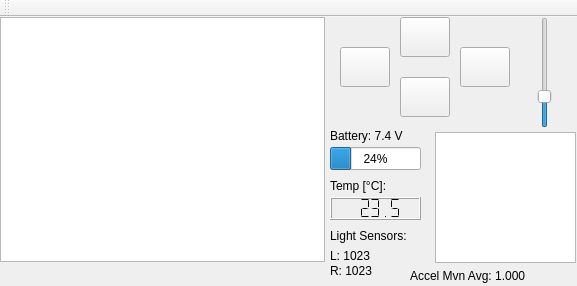
<?xml version="1.0" encoding="UTF-8"?>
<ui version="4.0">
 <class>MainWindow</class>
 <widget class="QMainWindow" name="MainWindow">
  <property name="geometry">
   <rect>
    <x>0</x>
    <y>0</y>
    <width>577</width>
    <height>286</height>
   </rect>
  </property>
  <property name="windowTitle">
   <string>MINI ROBOT GUI by Marcosoft</string>
  </property>
  <property name="styleSheet">
   <string notr="true">QGroupBox {
    border: 1px solid gray;
    border-radius: 9px;
    margin-top: 0.5em;
}

QGroupBox::title {
    subcontrol-origin: margin;
    left: 10px;
    padding: 0 3px 0 3px;
}

QRadioButton{
	spacing: 1px;
}
QRadioButton::indicator{
	width: 16px;
	height: 16px;
}</string>
  </property>
  <widget class="QWidget" name="centralWidget">
   <widget class="QGraphicsView" name="graphicsViewRobot">
    <property name="geometry">
     <rect>
      <x>0</x>
      <y>0</y>
      <width>325</width>
      <height>245</height>
     </rect>
    </property>
   </widget>
   <widget class="QPushButton" name="btnFwd">
    <property name="geometry">
     <rect>
      <x>400</x>
      <y>0</y>
      <width>50</width>
      <height>40</height>
     </rect>
    </property>
    <property name="text">
     <string/>
    </property>
    <property name="iconSize">
     <size>
      <width>32</width>
      <height>32</height>
     </size>
    </property>
   </widget>
   <widget class="QPushButton" name="btnRight">
    <property name="geometry">
     <rect>
      <x>460</x>
      <y>30</y>
      <width>50</width>
      <height>40</height>
     </rect>
    </property>
    <property name="text">
     <string/>
    </property>
    <property name="iconSize">
     <size>
      <width>32</width>
      <height>32</height>
     </size>
    </property>
   </widget>
   <widget class="QPushButton" name="btnLeft">
    <property name="geometry">
     <rect>
      <x>340</x>
      <y>30</y>
      <width>50</width>
      <height>40</height>
     </rect>
    </property>
    <property name="text">
     <string/>
    </property>
    <property name="iconSize">
     <size>
      <width>32</width>
      <height>32</height>
     </size>
    </property>
   </widget>
   <widget class="QPushButton" name="btnBwd">
    <property name="geometry">
     <rect>
      <x>400</x>
      <y>60</y>
      <width>50</width>
      <height>40</height>
     </rect>
    </property>
    <property name="text">
     <string/>
    </property>
    <property name="iconSize">
     <size>
      <width>32</width>
      <height>32</height>
     </size>
    </property>
   </widget>
   <widget class="QSlider" name="vsSpeed">
    <property name="geometry">
     <rect>
      <x>530</x>
      <y>0</y>
      <width>29</width>
      <height>111</height>
     </rect>
    </property>
    <property name="maximum">
     <number>100</number>
    </property>
    <property name="value">
     <number>25</number>
    </property>
    <property name="orientation">
     <enum>Qt::Vertical</enum>
    </property>
   </widget>
   <widget class="QLabel" name="lblBatt">
    <property name="geometry">
     <rect>
      <x>330</x>
      <y>110</y>
      <width>101</width>
      <height>17</height>
     </rect>
    </property>
    <property name="text">
     <string>Battery: 7.4 V</string>
    </property>
   </widget>
   <widget class="QLabel" name="lblTemp">
    <property name="geometry">
     <rect>
      <x>330</x>
      <y>160</y>
      <width>101</width>
      <height>17</height>
     </rect>
    </property>
    <property name="text">
     <string>Temp [°C]:</string>
    </property>
   </widget>
   <widget class="QLCDNumber" name="lcdTemp">
    <property name="geometry">
     <rect>
      <x>330</x>
      <y>180</y>
      <width>91</width>
      <height>23</height>
     </rect>
    </property>
    <property name="smallDecimalPoint">
     <bool>false</bool>
    </property>
    <property name="segmentStyle">
     <enum>QLCDNumber::Flat</enum>
    </property>
    <property name="value" stdset="0">
     <double>23.500000000000000</double>
    </property>
   </widget>
   <widget class="QProgressBar" name="progressBar">
    <property name="geometry">
     <rect>
      <x>330</x>
      <y>130</y>
      <width>91</width>
      <height>23</height>
     </rect>
    </property>
    <property name="value">
     <number>24</number>
    </property>
   </widget>
   <widget class="QLabel" name="lblLightSensors">
    <property name="geometry">
     <rect>
      <x>330</x>
      <y>210</y>
      <width>101</width>
      <height>17</height>
     </rect>
    </property>
    <property name="text">
     <string>Light Sensors:</string>
    </property>
   </widget>
   <widget class="QLabel" name="lblLightSensorL">
    <property name="geometry">
     <rect>
      <x>330</x>
      <y>230</y>
      <width>51</width>
      <height>17</height>
     </rect>
    </property>
    <property name="text">
     <string>L: 1023</string>
    </property>
   </widget>
   <widget class="QLabel" name="lblLightSensorR">
    <property name="geometry">
     <rect>
      <x>330</x>
      <y>245</y>
      <width>51</width>
      <height>17</height>
     </rect>
    </property>
    <property name="text">
     <string>R: 1023</string>
    </property>
   </widget>
   <widget class="QGraphicsView" name="graphicsViewAccel">
    <property name="geometry">
     <rect>
      <x>435</x>
      <y>115</y>
      <width>141</width>
      <height>131</height>
     </rect>
    </property>
   </widget>
   <widget class="QLabel" name="lblAccelMvnAvg">
    <property name="geometry">
     <rect>
      <x>410</x>
      <y>250</y>
      <width>161</width>
      <height>17</height>
     </rect>
    </property>
    <property name="text">
     <string>Accel Mvn Avg: 1.000</string>
    </property>
   </widget>
  </widget>
  <widget class="QToolBar" name="mainToolBar">
   <attribute name="toolBarArea">
    <enum>TopToolBarArea</enum>
   </attribute>
   <attribute name="toolBarBreak">
    <bool>false</bool>
   </attribute>
  </widget>
 </widget>
 <layoutdefault spacing="6" margin="11"/>
 <resources/>
 <connections/>
</ui>
